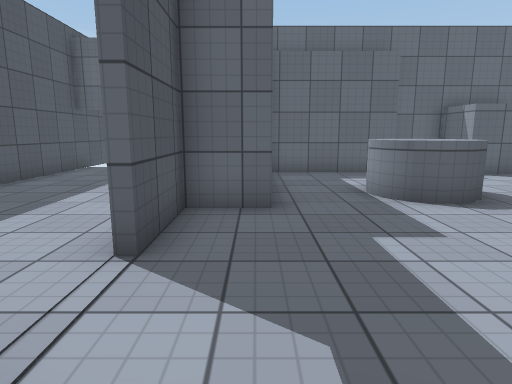
[1] (above)

17 first-person views from a walk through a scene from a Unity 3-D project. The camera is 1.3 m above the floor, tilts 10° down and sees 75° across. The floor is counted in squares, 1 m on a side. Each view is taken from the middle of a square. On the plan, view 1 faces up. The plan holds only what a view shows up to about 14 squares ahead; the rest is blank. The place goes on beyond the plan. The player character is not drawn. Surface patterns are stand-ins for the level's own textures.

[2]
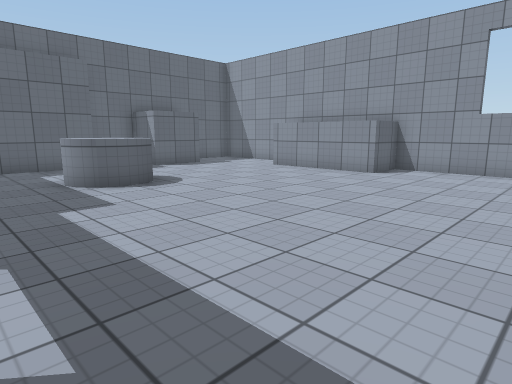

[3]
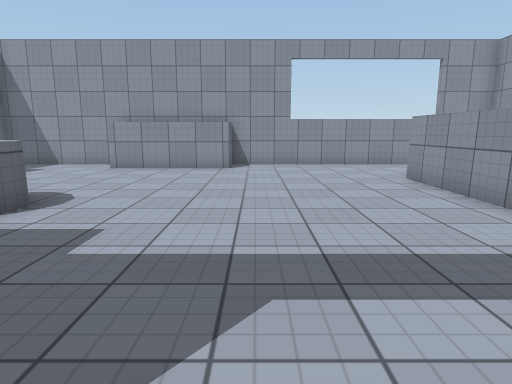

[4]
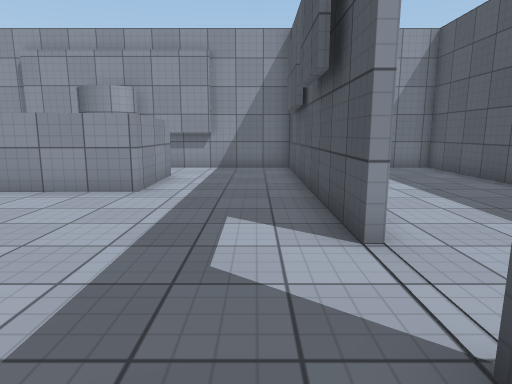

[5]
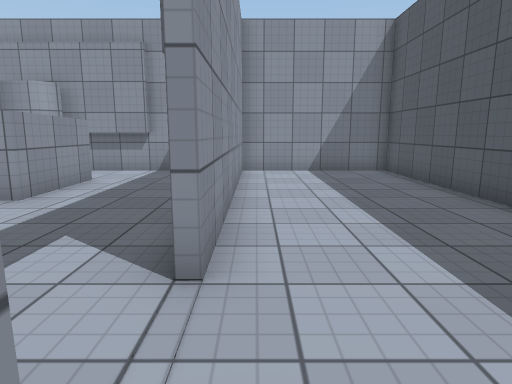

[6]
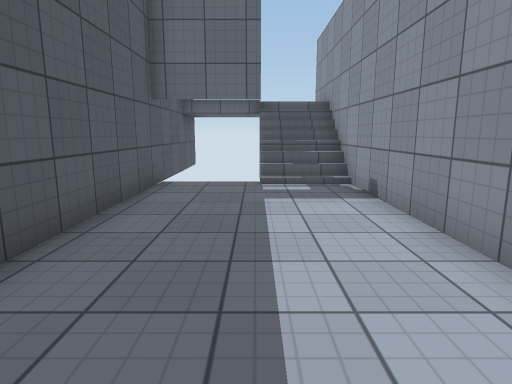

[7]
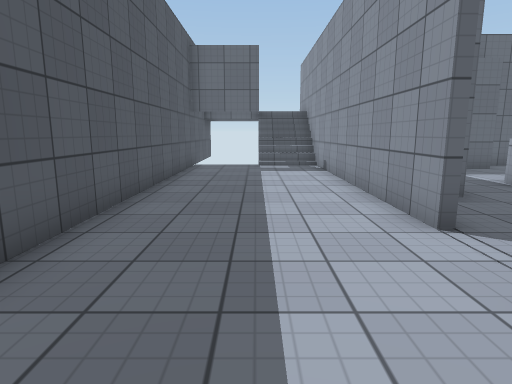

[8]
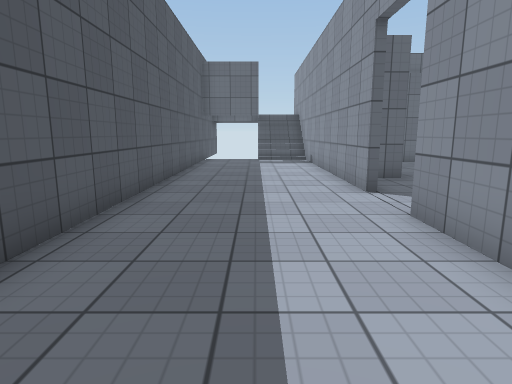

[9]
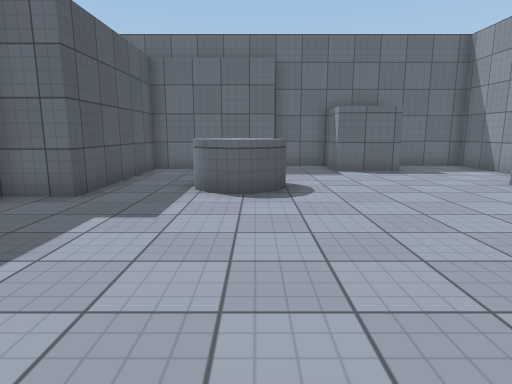

[10]
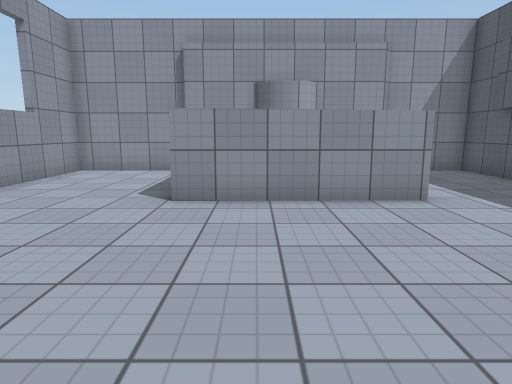

[11]
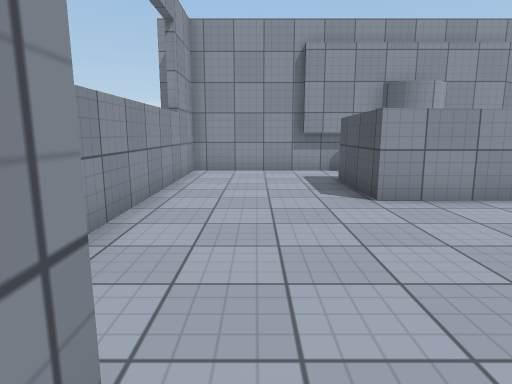

[12]
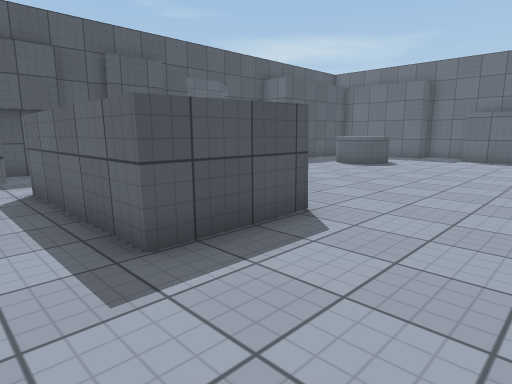

[13]
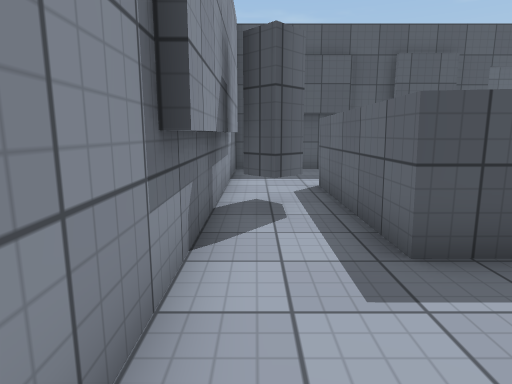

[14]
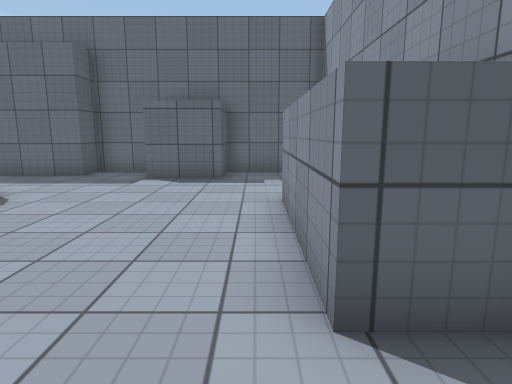

[15]
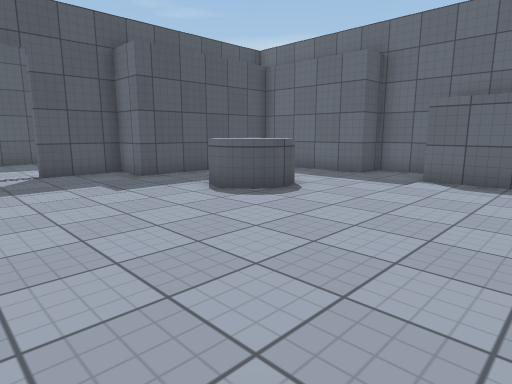

[16]
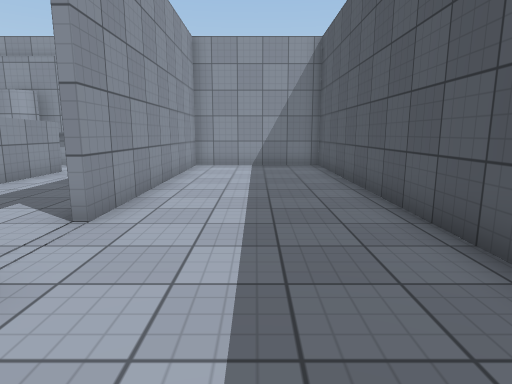

[17]
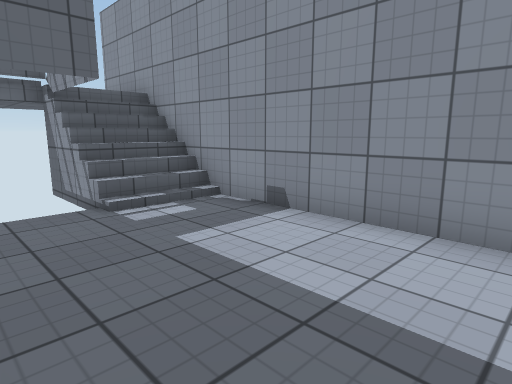

### Floor plan
Key: @ floor where view 1 was taken; # wall or solid block; x gap in a wall; . floor; / step, stairs or slope; ^ raised ledge.
Columns run from 7 left of view 1 to 12 right of it. Each row starts with its distance up from view 1.
 18       #
 17       #
 16       #
 15 #  #//#
 14 #  #//#
 13 #/////#     ### ####
 12 #.....#    ##.###..#
 11 #.....######..###..#
 10 #.....##...........#
  9 #.....##...........#
  8 #.....##..^^.......#
  7 #.....##..^^......##
  6 #.....##..^^......#
  5 #.....#...........#
  4 #.....#...........#
  3 #.................##
  2 #..................#
  1 #.....#............#
  0 #.....#@...........#
 -1 #.....#............#
 -2 #.....#............#
 -3 #.....#...^^^^^#...#
 -4 #.....#...^    #...#
 -5 #.....#...^^^^^#...#
 -6 #.....#.....x......#
 -7 #.....#.... ##.....#
 -8 ####################

Positions as (right, up) in squares from view 1, and headings:
1: (0, 0), facing up
2: (0, -2), facing up-right
3: (-2, 2), facing right
4: (0, 5), facing down
5: (-2, 4), facing down
6: (-4, 4), facing up
7: (-4, -1), facing up
8: (-4, -4), facing up
9: (4, -1), facing up
10: (6, 4), facing down
11: (10, 4), facing down
12: (11, -7), facing up-left
13: (11, -7), facing left
14: (10, 1), facing up
15: (10, 1), facing up-left
16: (-4, 6), facing down
17: (-6, 7), facing up-right
